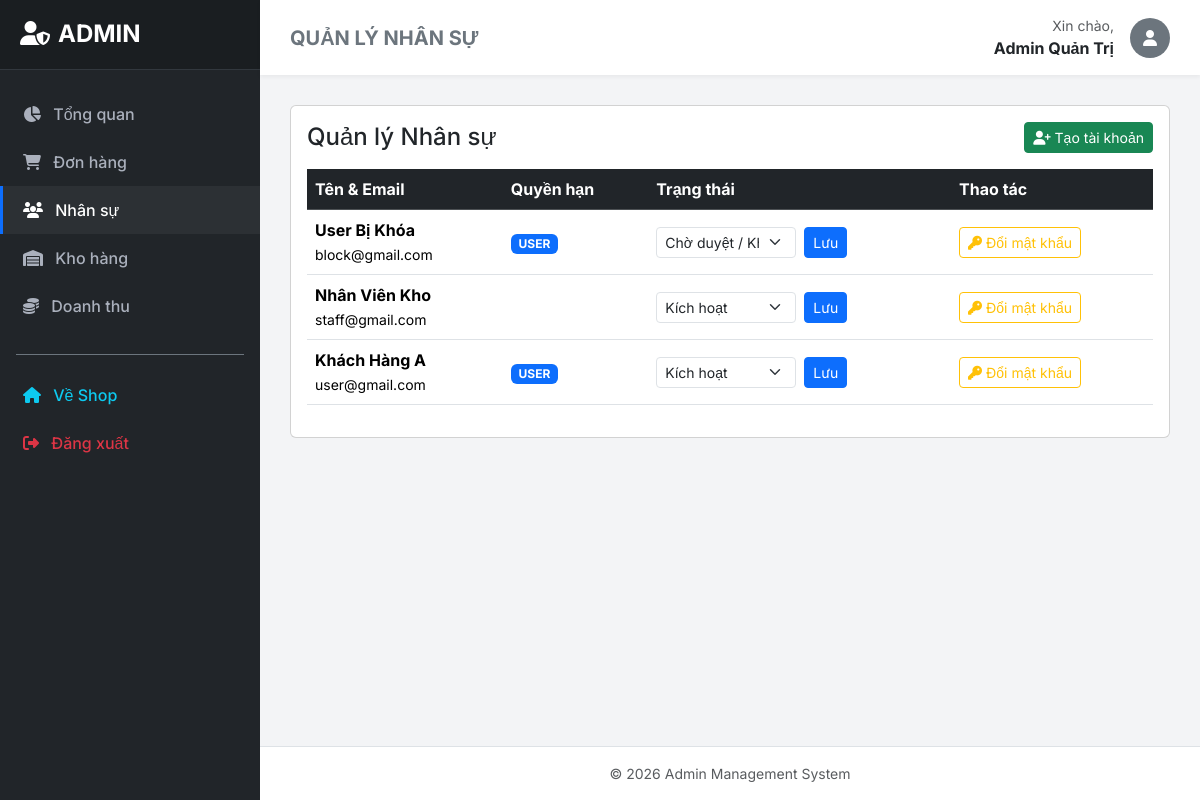
The app's page /admin/users (signed in) with its own data.
### tables this page shows
CREATE TABLE `nguoidung` (
  `id` int(11) NOT NULL AUTO_INCREMENT,
  `ho_ten` varchar(255) NOT NULL,
  `email` varchar(255) NOT NULL UNIQUE,
  `so_dien_thoai` varchar(15) NULL,
  `mat_khau` varchar(255) NOT NULL,
  `role` enum('admin','user') NOT NULL DEFAULT 'user', 
  `trang_thai` tinyint(1) NOT NULL DEFAULT 1 COMMENT '1: Active, 0: Blocked',  
  `gioi_tinh` enum('Nam','Nữ','Khác') NULL DEFAULT 'Khác',
  `ngay_sinh` date NULL,
  `ngay_tao` timestamp NOT NULL DEFAULT current_timestamp(),
  PRIMARY KEY (`id`)
);

### controllers/AdminController.php (called while the page is built, shortened)
<?php
class AdminController extends Controller {
    public function users() {
        $userModel = $this->loadModel('User');
        $users = $userModel->getAllUsers($_SESSION['user']['id']);
        $this->loadView('admin/users', ['title' => 'Quản lý Nhân sự', 'users' => $users], 'admin');
    }
}
?>

### models/User.php (called while the page is built, shortened)
<?php
class User extends Database {
    public function getAllUsers($exclude_id) {
        $sql = "SELECT * FROM nguoidung WHERE id != :id ORDER BY id DESC";
        return self::query($sql, [':id' => $exclude_id]);
    }
}
?>

### models/Database.php (called while the page is built, shortened)
<?php
class Database {
    private static $conn = null;
    public static function getConnection() {
        if (self::$conn === null) {
            $host = DB_HOST;
            $db_name = DB_NAME;
            $username = DB_USER;
            $password = DB_PASS;
            $charset = DB_CHARSET;
            $dsn = "mysql:host=$host;dbname=$db_name;charset=$charset";
            $options = [
                PDO::ATTR_ERRMODE            => PDO::ERRMODE_EXCEPTION,
                PDO::ATTR_DEFAULT_FETCH_MODE => PDO::FETCH_ASSOC,
                PDO::ATTR_EMULATE_PREPARES   => false,
            ];
            try {
                self::$conn = new PDO($dsn, $username, $password, $options);
            } catch (PDOException $e) {
                die("Lỗi kết nối CSDL: " . $e->getMessage());
            }
        }
        return self::$conn;
    }
    private static function _query($sql, $params = [], $fetchAll = true) {
        try {
            $stmt = self::getConnection()->prepare($sql);
            $stmt->execute($params);
            if ($fetchAll) {
                return $stmt->fetchAll();
            }
            return $stmt->fetch();
        } catch (PDOException $e) {
            if (DEBUG_MODE) {
                echo "Lỗi truy vấn: " . $e->getMessage();
            }
            return null;
        }
    }
    public static function query($sql, $params = [], $fetchAll = true) {
        return self::_query($sql, $params, $fetchAll);
    }
}
?>

### views/admin/users.php (the view, shortened to what this page needs)
<div class="card">
        <div class="card-body">
                <div class="d-flex justify-content-between align-items-center mb-3">
                        <h4 class="mb-0">Quản lý Nhân sự</h4>
                        <button class="btn btn-success btn-sm" data-bs-toggle="modal" data-bs-target="#createUserModal">
                                <i class="fas fa-user-plus"></i> Tạo tài khoản
                        </button>
                </div>
                <table class="table table-hover align-middle">
                        <thead class="table-dark"><tr><th>Tên & Email</th><th>Quyền hạn</th><th>Trạng thái</th><th>Thao tác</th></tr></thead>
                        <tbody>
                                <?php if(empty($users) || !is_array($users)): ?>
                                        <tr><td colspan="4" class="text-center py-4 text-muted">Chưa có người dùng nào</td></tr>
                                <?php else: foreach($users as $u): ?>
                                <tr>
                                        <td>
                                                <strong><?= htmlspecialchars($u['ho_ten'] ?? 'N/A') ?></strong><br>
                                                <small><?= htmlspecialchars($u['email'] ?? 'N/A') ?></small>
                                        </td>
                                        <td>
                                                <?php $current_role = $u['role'] ?? 'user'; ?>
                                                <span class="badge bg-<?= $current_role=='admin' ? 'danger' : ($current_role=='staff'?'secondary':'primary') ?>"><?= htmlspecialchars(strtoupper($current_role)) ?></span>
                                        </td>
                                        <td>
                                                <?php $st = (int)($u['trang_thai'] ?? 0); ?>
                                                <form method="POST" class="d-flex align-items-center gap-2">
                                                        <select name="trang_thai" class="form-select form-select-sm" style="width:140px;">
                                                                <option value="1" <?= $st==1 ? 'selected' : '' ?>>Kích hoạt</option>
                                                                <option value="0" <?= $st==0 ? 'selected' : '' ?>>Chờ duyệt / Khóa</option>
                                                        </select>
                                                        <button class="btn btn-sm btn-primary" type="submit">Lưu</button>
                                                </form>
                                        </td>
                                        <td>
                                                <button class="btn btn-outline-warning btn-sm btn-change-pass" data-user-id="<?= htmlspecialchars($u['id'] ?? '') ?>" data-user-name="<?= htmlspecialchars($u['ho_ten'] ?? '') ?>">
                                                        <i class="fas fa-key"></i> Đổi mật khẩu
                                                </button>
                                        </td>
                                </tr>
                                <?php endforeach; endif; ?>
                        </tbody>
                </table>
        </div>
</div>

### views/layout/admin.php (style rules this page uses)
body { font-family: 'Inter', sans-serif; background-color: #f3f4f6; min-height: 100vh; display: flex; }

### records on screen
nguoidung: ho_ten "User Bị Khóa", email "block@gmail.com", role "USER", trang_thai "Chờ duyệt / Khóa"
nguoidung: ho_ten "Nhân Viên Kho", email "staff@gmail.com", trang_thai "Kích hoạt"
nguoidung: ho_ten "Khách Hàng A", email "user@gmail.com", role "USER", trang_thai "Kích hoạt"

### other values on screen
$title "QUẢN LÝ NHÂN SỰ"
$_SESSION['user']['ho_ten'] "Admin Quản Trị"
